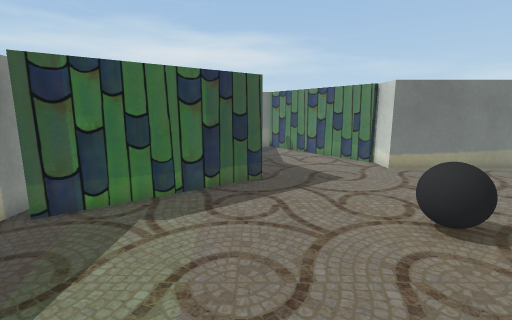
view 1 (above)

15 first-person views from a walk through a Unity game level. The camera is 1.4 m above the floor, tilts 10° down and sees 85° across. The floor is counted in squares, 0.5 m on a side. Each view is taken from the middle of a square. On the plan, view 1 faces up. The plan holds only what a view shows up to about 19 squares ahead; the rest is blank. The player character is not drawn. Some surface patterns are stand-ins.

view 2
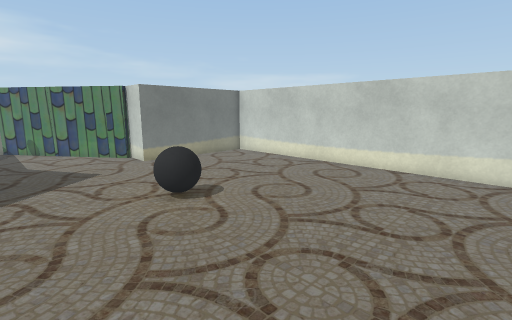

view 3
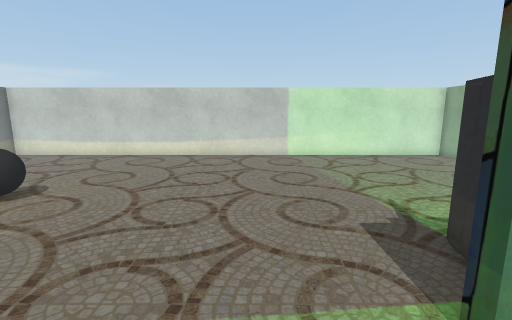

view 4
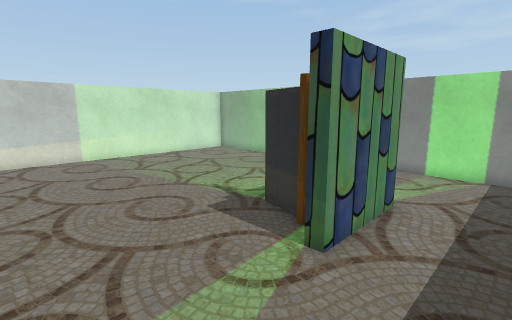

view 5
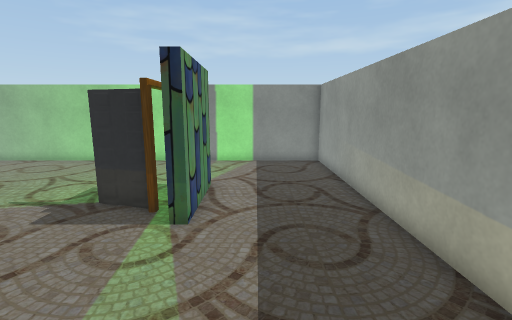

view 6
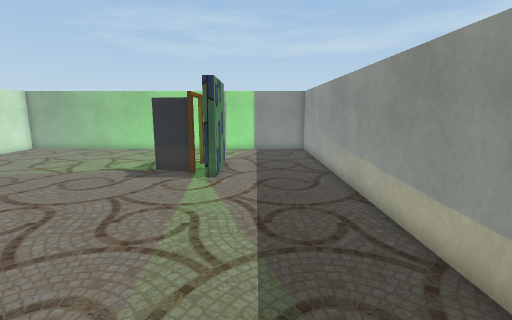

view 7
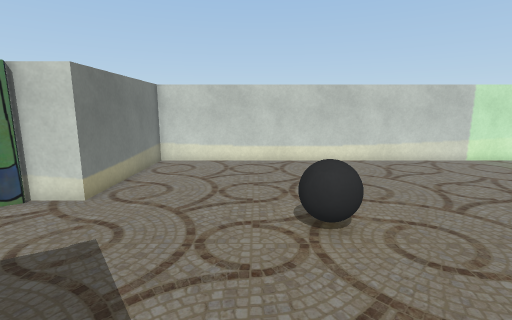

view 8
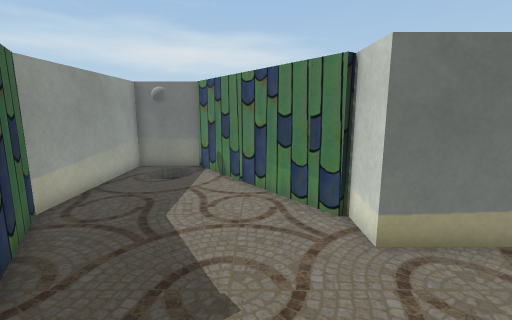

view 9
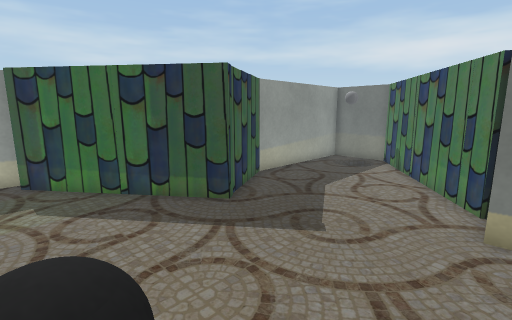

view 10
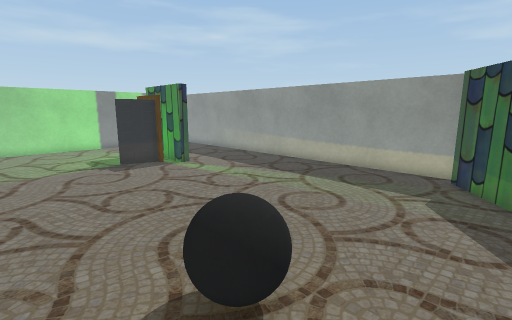

view 11
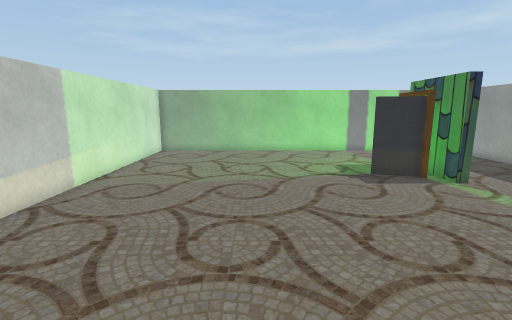

view 12
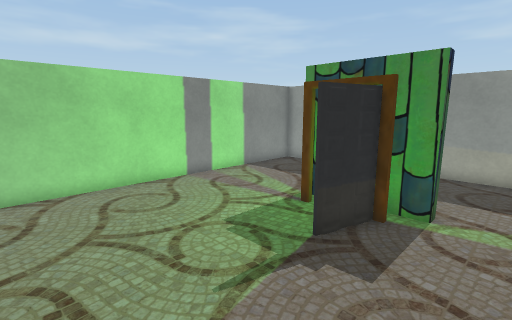

view 13
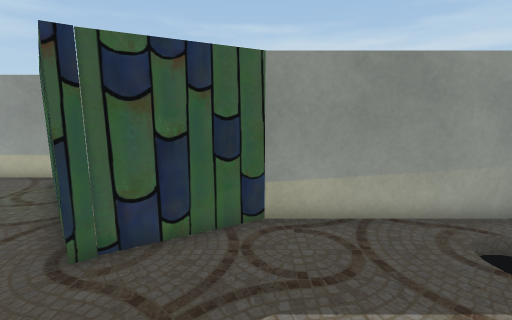

view 14
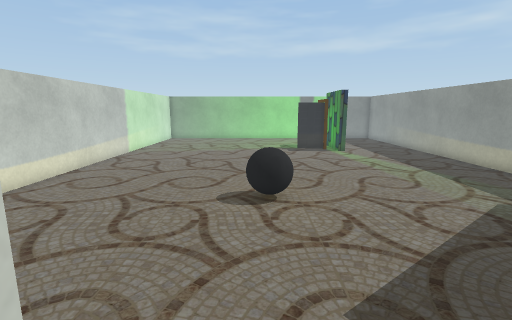

view 15
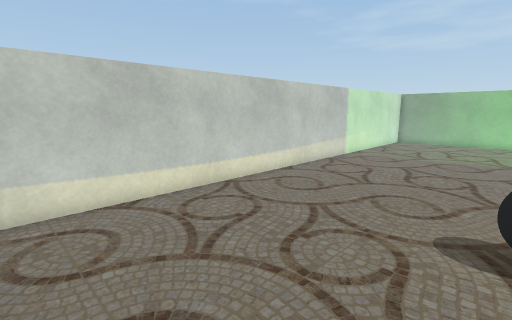

### Floor plan
Points are (right, up) in squares from view 1. A wall is a line through its corners. A room is listed if a view was taken in it or the views show most of it. See-through windows are left out.
Room 1 (views 1, 2, 3, 4, 5, 6, 7, 8, 9, 10, 11, 12, 13, 14, 15)
walls: (-0.1, -5.7) (1.9, -6.3); (-6.6, 8) (-6.6, -13.7) (13.7, -13.7) (13.7, 13.4) (6.5, 13.4) (6.5, 15.4); (-1.3, -8.6) (-1.3, -4.6) (-0.8, -4.6) (-0.8, -8.2); (1.1, 22.2) (-2, 22.2) (-2, 15.1)
objects: other object (-6, 7) to (-3, 9); other object (-3, 10) to (0, 11); other object (-2, 12) to (0, 14); black cylinder (-1, 21); black cylinder (0, 19); ball (0, 20) to (0, 21); other object (2, 19) to (3, 21); ball (4, 6) to (5, 7); other object (5, 16); other object (6, 15) to (6, 16)

Positions as (right, up) in squares from view 1, and headings:
1: (0, 0), facing up
2: (0, -2), facing up-right
3: (-4, -2), facing right
4: (-4, 0), facing down-right
5: (-3, 2), facing down
6: (-3, 7), facing down
7: (-2, 8), facing right
8: (4, 8), facing up
9: (7, 6), facing up-left
10: (7, 9), facing down-left
11: (7, 6), facing down
12: (7, -3), facing down-left
13: (5, 15), facing left
14: (5, 15), facing down
15: (5, 13), facing down-right
